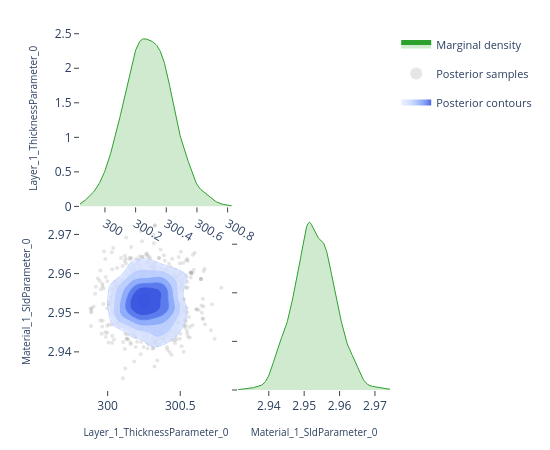

The cell this chart's notebook holds for it:
### Code cell
# ---- Pairwise focus: thickness vs SLD ---------------------------------------
# A 2-parameter corner plot zooms in on the joint posterior for a specific
# pair.  This is the same view the EasyReflectometryApp's "2D Heatmap"
# sub-tab uses to inspect parameter degeneracies.


params_of_interest = ['Layer_1_ThicknessParameter_0', 'Material_1_SldParameter_0']
idx = [posterior.param_names.index(p) for p in params_of_interest]
subset_draws = np.asarray(posterior.draws)[:, idx]

fig = plot_corner(subset_draws, params_of_interest)
fig.show()

### Figure 1 — Plotly figure (JSON) as saved in the notebook; plotly's stock layout.template omitted (floating-point values rounded to 4 significant figures; data arrays with more than 128 entries replaced by an {"elided": "..."} marker saying what was removed)
{"data": [{"fill": "tozeroy", "fillcolor": "rgba(44, 160, 44, 0.22)", "hoverinfo": "skip", "legendgroup": "marginal", "line": {"color": "rgb(44, 160, 44)", "width": 1}, "mode": "lines", "name": "Marginal density", "showlegend": true, "type": "scatter", "x": {"elided": "256 float values"}, "xaxis": "x", "y": {"elided": "256 float values"}, "yaxis": "y"}, {"hoverinfo": "skip", "legendgroup": "scatter", "marker": {"color": "rgba(140, 140, 140, 0.22)", "size": 4}, "mode": "markers", "name": "Posterior samples", "showlegend": true, "type": "scatter", "x": {"elided": "880 float values"}, "xaxis": "x3", "y": {"elided": "880 float values"}, "yaxis": "y3", "zorder": 0}, {"colorscale": [[0.0, "rgba(224, 233, 255, 0.62)"], [0.35, "rgba(183, 203, 255, 0.70)"], [0.6, "rgba(138, 169, 252, 0.78)"], [0.82, "rgba(96, 131, 242, 0.84)"], [1.0, "rgba(58, 86, 224, 0.90)"]], "connectgaps": false, "contours": {"coloring": "fill", "end": 164.2, "showlabels": false, "showlines": false, "size": 25.92, "start": 34.56}, "hoverinfo": "skip", "legendgroup": "contour", "name": "Posterior contours", "showlegend": true, "showscale": false, "type": "contour", "x": [299.8, 299.8, 299.9, 299.9, 299.9, 299.9, 299.9, 299.9, 299.9, 300.0, 300.0, 300.0, 300.0, 300.0, 300.0, 300.0, 300.0, 300.1, 300.1, 300.1, 300.1, 300.1, 300.1, 300.1, 300.1, 300.2, 300.2, 300.2, 300.2, 300.2, 300.2, 300.2, 300.2, 300.3, 300.3, 300.3, 300.3, 300.3, 300.3, 300.3, 300.3, 300.4, 300.4, 300.4, 300.4, 300.4, 300.4, 300.4, 300.4, 300.5, 300.5, 300.5, 300.5, 300.5, 300.5, 300.5, 300.5, 300.6, 300.6, 300.6, 300.6, 300.6, 300.6, 300.6, 300.6, 300.7, 300.7, 300.7, 300.7, 300.7, 300.7, 300.7, 300.7, 300.8, 300.8, 300.8, 300.8, 300.8, 300.8, 300.8], "xaxis": "x3", "y": [2.931, 2.932, 2.932, 2.933, 2.933, 2.934, 2.935, 2.935, 2.936, 2.936, 2.937, 2.937, 2.938, 2.938, 2.939, 2.939, 2.94, 2.941, 2.941, 2.942, 2.942, 2.943, 2.943, 2.944, 2.944, 2.945, 2.945, 2.946, 2.947, 2.947, 2.948, 2.948, 2.949, 2.949, 2.95, 2.95, 2.951, 2.951, 2.952, 2.953, 2.953, 2.954, 2.954, 2.955, 2.955, 2.956, 2.956, 2.957, 2.957, 2.958, 2.958, 2.959, 2.96, 2.96, 2.961, 2.961, 2.962, 2.962, 2.963, 2.963, 2.964, 2.964, 2.965, 2.966, 2.966, 2.967, 2.967, 2.968, 2.968, 2.969, 2.969, 2.97, 2.97, 2.971, 2.972, 2.972, 2.973, 2.973, 2.974, 2.974], "yaxis": "y3", "z": {"elided": "80x80 float values"}, "zmax": 164.2, "zmin": 34.56, "zorder": 1}, {"colorscale": [[0.0, "rgba(183, 203, 255, 0.94)"], [0.35, "rgba(183, 203, 255, 0.94)"], [0.35, "rgba(138, 169, 252, 0.95)"], [0.6, "rgba(138, 169, 252, 0.95)"], [0.6, "rgba(96, 131, 242, 0.96)"], [0.82, "rgba(96, 131, 242, 0.96)"], [0.82, "rgba(58, 86, 224, 0.98)"], [1.0, "rgba(58, 86, 224, 0.98)"]], "contours": {"coloring": "lines", "end": 164.2, "showlabels": false, "size": 25.92, "start": 34.56}, "hoverinfo": "skip", "legendgroup": "contour", "line": {"width": 0.9}, "showlegend": false, "showscale": false, "type": "contour", "x": [299.8, 299.8, 299.9, 299.9, 299.9, 299.9, 299.9, 299.9, 299.9, 300.0, 300.0, 300.0, 300.0, 300.0, 300.0, 300.0, 300.0, 300.1, 300.1, 300.1, 300.1, 300.1, 300.1, 300.1, 300.1, 300.2, 300.2, 300.2, 300.2, 300.2, 300.2, 300.2, 300.2, 300.3, 300.3, 300.3, 300.3, 300.3, 300.3, 300.3, 300.3, 300.4, 300.4, 300.4, 300.4, 300.4, 300.4, 300.4, 300.4, 300.5, 300.5, 300.5, 300.5, 300.5, 300.5, 300.5, 300.5, 300.6, 300.6, 300.6, 300.6, 300.6, 300.6, 300.6, 300.6, 300.7, 300.7, 300.7, 300.7, 300.7, 300.7, 300.7, 300.7, 300.8, 300.8, 300.8, 300.8, 300.8, 300.8, 300.8], "xaxis": "x3", "y": [2.931, 2.932, 2.932, 2.933, 2.933, 2.934, 2.935, 2.935, 2.936, 2.936, 2.937, 2.937, 2.938, 2.938, 2.939, 2.939, 2.94, 2.941, 2.941, 2.942, 2.942, 2.943, 2.943, 2.944, 2.944, 2.945, 2.945, 2.946, 2.947, 2.947, 2.948, 2.948, 2.949, 2.949, 2.95, 2.95, 2.951, 2.951, 2.952, 2.953, 2.953, 2.954, 2.954, 2.955, 2.955, 2.956, 2.956, 2.957, 2.957, 2.958, 2.958, 2.959, 2.96, 2.96, 2.961, 2.961, 2.962, 2.962, 2.963, 2.963, 2.964, 2.964, 2.965, 2.966, 2.966, 2.967, 2.967, 2.968, 2.968, 2.969, 2.969, 2.97, 2.97, 2.971, 2.972, 2.972, 2.973, 2.973, 2.974, 2.974], "yaxis": "y3", "z": {"elided": "80x80 float values"}, "zmax": 164.2, "zmin": 34.56, "zorder": 2}, {"fill": "tozeroy", "fillcolor": "rgba(44, 160, 44, 0.22)", "hoverinfo": "skip", "legendgroup": "marginal", "line": {"color": "rgb(44, 160, 44)", "width": 1}, "mode": "lines", "name": "Marginal density", "showlegend": false, "type": "scatter", "x": {"elided": "256 float values"}, "xaxis": "x4", "y": {"elided": "256 float values"}, "yaxis": "y4"}], "layout": {"height": 450, "legend": {"font": {"size": 11}, "itemsizing": "constant", "orientation": "v", "x": 1.02, "xanchor": "left", "y": 1.0, "yanchor": "top"}, "margin": {"b": 60, "l": 80, "r": 160, "t": 30}, "plot_bgcolor": "white", "showlegend": true, "width": 550, "xaxis": {"anchor": "y", "domain": [0.0, 0.49], "showgrid": false, "ticks": "outside", "zeroline": false}, "xaxis2": {"anchor": "y2", "domain": [0.51, 1.0], "showgrid": false, "ticks": "outside", "visible": false, "zeroline": false}, "xaxis3": {"anchor": "y3", "domain": [0.0, 0.49], "showgrid": false, "ticks": "outside", "title": {"font": {"size": 10}, "text": "Layer_1_ThicknessParameter_0"}, "zeroline": false}, "xaxis4": {"anchor": "y4", "domain": [0.51, 1.0], "showgrid": false, "ticks": "outside", "title": {"font": {"size": 10}, "text": "Material_1_SldParameter_0"}, "zeroline": false}, "yaxis": {"anchor": "x", "domain": [0.51, 1.0], "showgrid": false, "ticks": "outside", "title": {"font": {"size": 10}, "text": "Layer_1_ThicknessParameter_0"}, "zeroline": false}, "yaxis2": {"anchor": "x2", "domain": [0.51, 1.0], "showgrid": false, "ticks": "outside", "visible": false, "zeroline": false}, "yaxis3": {"anchor": "x3", "domain": [0.0, 0.49], "showgrid": false, "ticks": "outside", "title": {"font": {"size": 10}, "text": "Material_1_SldParameter_0"}, "zeroline": false}, "yaxis4": {"anchor": "x4", "domain": [0.0, 0.49], "showgrid": false, "showticklabels": false, "ticks": "outside", "zeroline": false}}}
